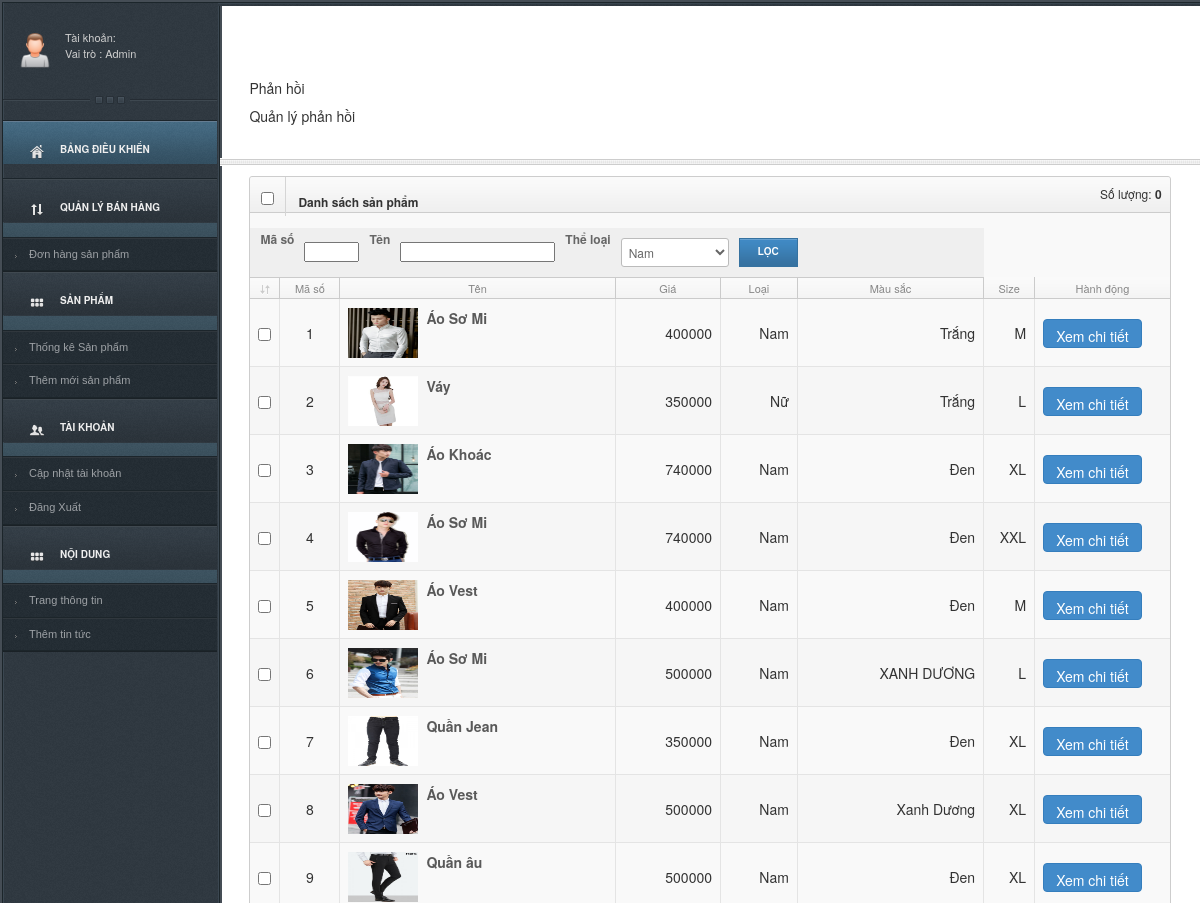
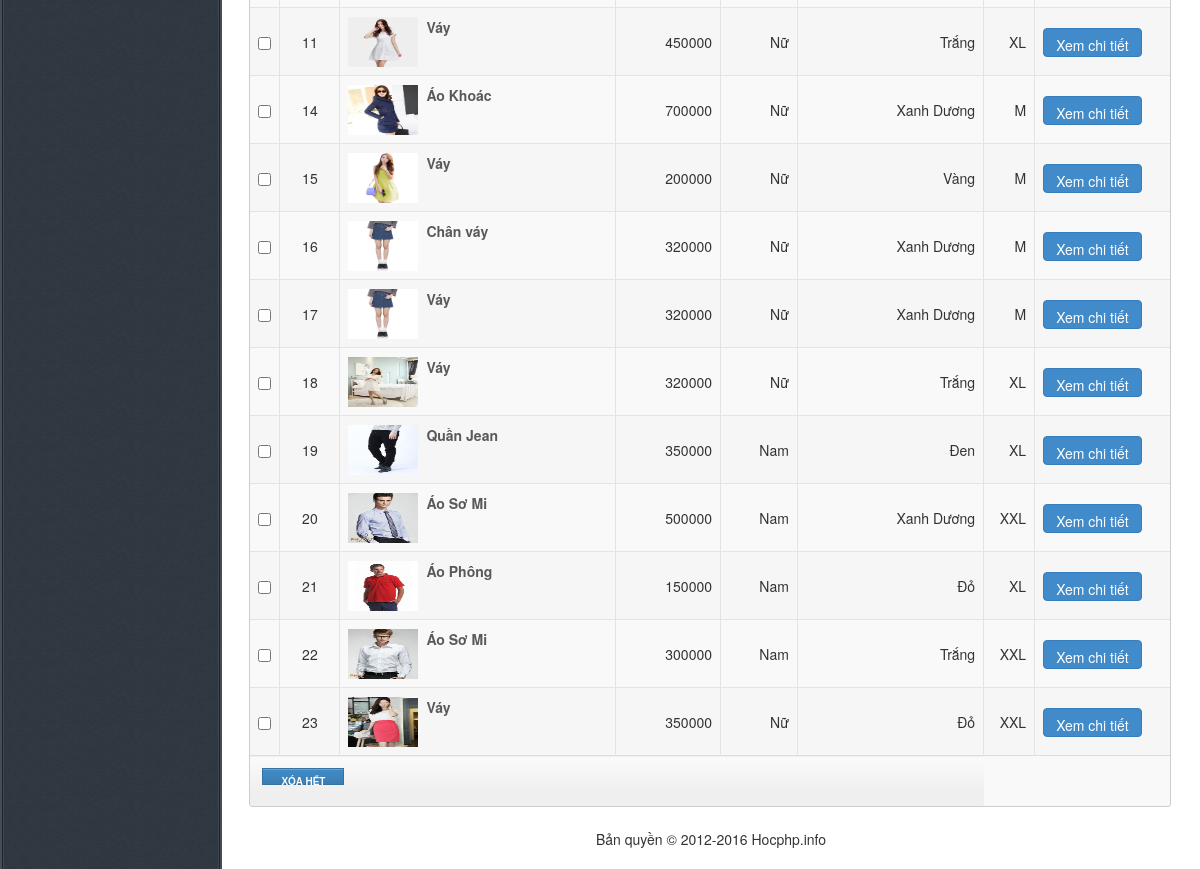
Screenshot of /views/admin/route_admin.php?controller=controller_sanpham&action=showSP_all with the database file from the repository (2 pictures, top to bottom).
### tables this page shows
CREATE TABLE `sanpham` (
  `idsanpham` int(11) NOT NULL,
  `tensanpham` varchar(40) DEFAULT NULL,
  `loaisanpham` varchar(40) DEFAULT NULL,
  `giasanpham` double DEFAULT NULL,
  `mausacsanpham` varchar(40) DEFAULT NULL,
  `sizesanpham` varchar(11) DEFAULT NULL,
  `soluongsanpham` int(40) DEFAULT NULL,
  `motasanpham` text,
  `urlanhsanpham` varchar(255) DEFAULT NULL
);

### controllers/controller_sanpham.php (called while the page is built, shortened)
<?php
require_once (__DIR__."/../models/model_sanpham.php");
require_once (__DIR__."/../models/sanpham.php");
class controller_sanpham {
    private $modelSP;
    public function __construct()
    {
        $this->modelSP=new Model_Sanpham();
    }
     public function showSP_all() {
        $data = $this->modelSP->getSP_all();
        require_once(__DIR__ . "/../views/admin/product.php");
    }
}
?>

### views/admin/route_admin.php (called while the page is built, shortened)
<?php
if(isset($_GET["controller"])&&isset($_GET["action"])){
    $action= $_GET["action"];
}
else{
    $controller="controller_error";
    $action="error";
}
$control= new $controller;
$control->$action();
?>

### models/DBconnector.php (called while the page is built)
<?php
class DBConnector {
    public function connect(){
        $host='localhost';
        $user='root';
        $password='123456';
        $db='csdl_congngheweb';
        $connection=mysqli_connect($host,$user,$password,$db);
        mysqli_set_charset($connection,"utf8");
        return $connection;
    }
}
?>

### models/model_sanpham.php (called while the page is built, shortened)
<?php
require_once("DBconnector.php");
require_once ("sanpham.php");
class Model_Sanpham{
    private $conn;
    public function __construct()
    {
        $dbconnect= new DBConnector();
        $this->conn = $dbconnect->connect();
    }
    public function getSP_all() {
        $sql = "select * from sanpham";
        $result = $this->conn->query($sql);
        $array_sp = array();
        while ($row = $result->fetch_assoc()) {
            $sp = new sanpham($row['idsanpham'], $row['tensanpham'], $row['loaisanpham'], $row['giasanpham'], $row['mausacsanpham'], $row['sizesanpham'], $row['soluongsanpham'], $row['motasanpham'], $row['urlanhsanpham']);
            array_push($array_sp, $sp);
        }
        return $array_sp;
    }
}
?>

### models/sanpham.php (called while the page is built, shortened)
<?php
class sanpham {
    private $idsanpham;
    private $tensanpham;
    private $loaisanpham;
    private $giasanpham;
    private $mausacsanpham;
    private $sizesanpham;
    private $urlanhsanpham;
    public function __construct($idsanpham, $tensanpham, $loaisanpham, $giasanpham, $mausacsanpham, $sizesanpham, $soluongsanpham, $motasanpham, $urlanhsanpham)
    {
        $this->idsanpham = $idsanpham;
        $this->tensanpham = $tensanpham;
        $this->loaisanpham = $loaisanpham;
        $this->giasanpham = $giasanpham;
        $this->mausacsanpham = $mausacsanpham;
        $this->sizesanpham = $sizesanpham;
        $this->urlanhsanpham = $urlanhsanpham;
    }
    public function getIdsanpham()
    {
        return $this->idsanpham;
    }
    public function getTensanpham()
    {
        return $this->tensanpham;
    }
    public function getLoaisanpham()
    {
        return $this->loaisanpham;
    }
    public function getGiasanpham()
    {
        return $this->giasanpham;
    }
    public function getMausacsanpham()
    {
        return $this->mausacsanpham;
    }
    public function getSizesanpham()
    {
        return $this->sizesanpham;
    }
    public function getUrlanhsanpham()
    {
        return $this->urlanhsanpham;
    }
}
?>

### views/admin/product.php (the view, shortened to what this page needs)
<?php include "header_admin.php" ?>
<div class="wrapper" id="main_product">
    <div class="widget">
        <div class="title">
            <span class="titleIcon"><input type="checkbox" id="titleCheck" name="titleCheck" /></span>
            <h6>
                Danh sách sản phẩm			</h6>
            <div class="num f12">Số lượng: <b>0</b></div>
        </div>
        <table cellpadding="0" cellspacing="0" width="100%" class="sTable mTable myTable" id="checkAll">
            <thead class="filter"><tr><td colspan="6">
                        <table cellpadding="0" cellspacing="0" width="80%"><tbody>
                                <tr>
                                    <td class="label" style="width:40px;"><label for="filter_id">Mã số</label></td>
                                    <td class="item"><input name="id" value="" id="idsanpham" type="text" style="width:55px;" /></td>
                                    <td class="label" style="width:40px;"><label for="filter_id">Tên</label></td>
                                    <td class="item" style="width:155px;" ><input name="name" value="" id="tensanpham" type="text" style="width:155px;" /></td>
                                    <td class="label" style="width:60px;"><label for="filter_status">Thể loại</label></td>
                                    <td class="item" id="type">
                                        <select name="catalog" id="category">
                                            <option>Nam</option>
                                        </select>
                                    </td>
                                    <td style='width:150px'>
                                        <input type="button" class="button blueB" id="loc" value="Lọc" />
                                    </td>
                                </tr>
                            </tbody></table>
                    </td></tr></thead>
            <thead>
                <tr>
                    <td style="width:21px;"><img src="images/icons/tableArrows.png" /></td>
                    <td style="width:60px;">Mã số</td>
                    <td>Tên</td>
                    <td>Giá</td>
                    <td>Loại</td>
                    <td>Màu sắc</td>
                    <td>Size</td>
                    <td>Hành động</td>
                </tr>
            </thead>
            <tfoot class="auto_check_pages">
                <tr>
                    <td colspan="6">
                        <div class="list_action itemActions">
                            <a href="#submit" id="submit" class="button blueB" url="admin/product/del_all.html">
                                <span style='color:white;'>Xóa hết</span>
                            </a>
                        </div>
                        <div class='pagination'>
                        </div>
                    </td>
                </tr>
            </tfoot>
            <tbody class="list_item" id="dssp">
                <?php
                if (!empty($data)) {
                    foreach ($data as $sp) {
                        ?>
                        <tr>
                            <td><input type="checkbox" name="id[]" value="<?php print($sp->getIdsanpham()); ?>" /></td>
                            <td class="textC"><?php print($sp->getIdsanpham()); ?></td>
                            <td>
                                <div class="image_thumb">
                                    <img class="img-responsive" src="<?php print($sp->getUrlanhsanpham()); ?>" height="50">
                                </div>
                                <a href="product/view/9.html" class="tipS" title="" target="_blank">
                                    <b><?php print($sp->getTensanpham()); ?></b>
                                </a>
                            </td>
                            <td class="textR">
                                <?php print($sp->getGiasanpham()); ?>
                            </td>
                            <td class="textR">
                                <?php print($sp->getLoaisanpham()); ?>
                            </td>
                            <td class="textR">
                                <?php print($sp->getMausacsanpham()); ?>
                            </td>
                            <td class="textR">
                                <?php print($sp->getSizesanpham()); ?>
                            </td>
                            <td>
                                <p class="buttons">
                                    <button class="btn btn-primary" id="<?php print($sp->getIdsanpham()); ?>" >Xem chi tiết</button>
                                </p>
                            </td>
                        </tr>
                        <?php
                    }
                }
                ?>
            </tbody>
        </table>
    </div>
</div>
<link rel="stylesheet" href="css/bootstrap.min.css">
<?php include "footer_admin.php" ?>

### views/admin/css/css.css (style rules this page uses)
body { min-width: 1024px; }
select { color: #595959; background: #fff; border: 1px solid #ccc; outline: none; padding: 4px 3px; border: 1px solid #bbb; border-radius: 3px; box-shadow: none; box-sizing: content-box; -webkit-box-sizing: content-box; -moz-box-sizing: content-box; }
table.myTable a { color: #595959; }
table.myTable .image_thumb { float: left; margin-right: 8px; text-align: center; }
table.myTable .image_thumb img { width: 70px; height: 50px; }
table.myTable .image_thumb img { height: 50px; width: 70px; }
table.myTable thead.filter td { background: none repeat scroll 0 0 #EFEFEF; color: #666666; font-size: 12px; padding: 5px; text-align: left; }
table.myTable thead.filter td table tr { background: none repeat scroll 0 0 rgba(0, 0, 0, 0); border: 0 none; }
table.myTable thead.filter td table tr td { background: none repeat scroll 0 0 rgba(0, 0, 0, 0); border: 0 none; padding: 5px; }
table.myTable thead.filter td table tr td.label { text-align: right; }
table.myTable thead.filter td table tr td.item { width: 10px; }
table.myTable thead.filter td table tr td.item input[type="text"] { width: 94px; }
table.myTable thead.filter td table tr td.item select { width: 100px; }
.pagination { display: block; padding: 5px 10px; float:right; }

### rows the page displays
sanpham: idsanpham "1", urlanhsanpham (picture), tensanpham "Áo Sơ Mi", giasanpham "400000", loaisanpham "Nam", mausacsanpham "Trắng", sizesanpham "M"
sanpham: idsanpham "2", urlanhsanpham (picture), tensanpham "Váy", giasanpham "350000", loaisanpham "Nữ", mausacsanpham "Trắng", sizesanpham "L"
sanpham: idsanpham "3", urlanhsanpham (picture), tensanpham "Áo Khoác", giasanpham "740000", loaisanpham "Nam", mausacsanpham "Đen", sizesanpham "XL"
sanpham: idsanpham "4", urlanhsanpham (picture), tensanpham "Áo Sơ Mi", giasanpham "740000", loaisanpham "Nam", mausacsanpham "Đen", sizesanpham "XXL"
sanpham: idsanpham "5", urlanhsanpham (picture), tensanpham "Áo Vest", giasanpham "400000", loaisanpham "Nam", mausacsanpham "Đen", sizesanpham "M"
sanpham: idsanpham "6", urlanhsanpham (picture), tensanpham "Áo Sơ Mi", giasanpham "500000", loaisanpham "Nam", mausacsanpham "XANH DƯƠNG", sizesanpham "L"
sanpham: idsanpham "7", urlanhsanpham (picture), tensanpham "Quần Jean", giasanpham "350000", loaisanpham "Nam", mausacsanpham "Đen", sizesanpham "XL"
sanpham: idsanpham "8", urlanhsanpham (picture), tensanpham "Áo Vest", giasanpham "500000", loaisanpham "Nam", mausacsanpham "Xanh Dương", sizesanpham "XL"
sanpham: idsanpham "9", urlanhsanpham (picture), tensanpham "Quần âu", giasanpham "500000", loaisanpham "Nam", mausacsanpham "Đen", sizesanpham "XL"
sanpham: idsanpham "11", urlanhsanpham (picture), tensanpham "Váy", giasanpham "450000", loaisanpham "Nữ", mausacsanpham "Trắng", sizesanpham "XL"
sanpham: idsanpham "14", urlanhsanpham (picture), tensanpham "Áo Khoác", giasanpham "700000", loaisanpham "Nữ", mausacsanpham "Xanh Dương", sizesanpham "M"
sanpham: idsanpham "15", urlanhsanpham (picture), tensanpham "Váy", giasanpham "200000", loaisanpham "Nữ", mausacsanpham "Vàng", sizesanpham "M"
sanpham: idsanpham "16", urlanhsanpham (picture), tensanpham "Chân váy", giasanpham "320000", loaisanpham "Nữ", mausacsanpham "Xanh Dương", sizesanpham "M"
sanpham: idsanpham "17", urlanhsanpham (picture), tensanpham "Váy", giasanpham "320000", loaisanpham "Nữ", mausacsanpham "Xanh Dương", sizesanpham "M"
sanpham: idsanpham "18", urlanhsanpham (picture), tensanpham "Váy", giasanpham "320000", loaisanpham "Nữ", mausacsanpham "Trắng", sizesanpham "XL"
sanpham: idsanpham "19", urlanhsanpham (picture), tensanpham "Quần Jean", giasanpham "350000", loaisanpham "Nam", mausacsanpham "Đen", sizesanpham "XL"
sanpham: idsanpham "20", urlanhsanpham (picture), tensanpham "Áo Sơ Mi", giasanpham "500000", loaisanpham "Nam", mausacsanpham "Xanh Dương", sizesanpham "XXL"
sanpham: idsanpham "21", urlanhsanpham (picture), tensanpham "Áo Phông", giasanpham "150000", loaisanpham "Nam", mausacsanpham "Đỏ", sizesanpham "XL"
sanpham: idsanpham "22", urlanhsanpham (picture), tensanpham "Áo Sơ Mi", giasanpham "300000", loaisanpham "Nam", mausacsanpham "Trắng", sizesanpham "XXL"
sanpham: idsanpham "23", urlanhsanpham (picture), tensanpham "Váy", giasanpham "350000", loaisanpham "Nữ", mausacsanpham "Đỏ", sizesanpham "XXL"
